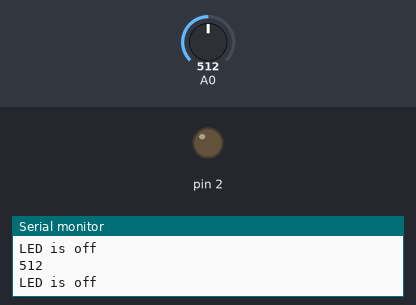
This sketch was run on a simulated Arduino Uno, built with avr-gcc and run on an emulated ATmega328P. On the bench: output pins drawn as LEDs (lit = HIGH), the last lines printed to the serial monitor. The inputs (shaded band) are chosen by the test bench; at power-on: A0 = 512.

Above: at 0.9 s.
1.0 s: A0 set to 414
2.5 s: A0 set to 391
At 3.1 s:
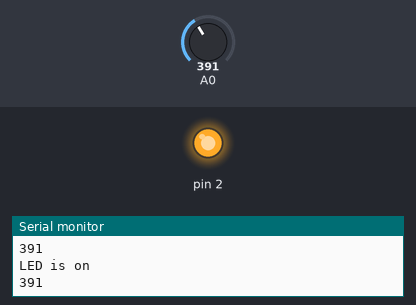
4.0 s: A0 set to 410
At 5.2 s:
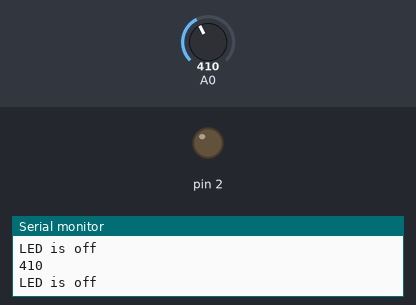
5.5 s: A0 set to 390
At 6.7 s:
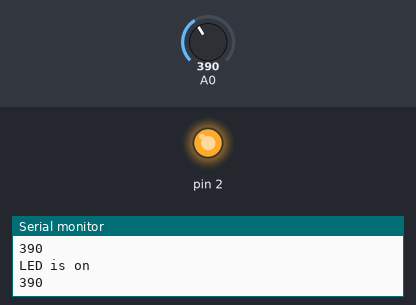
Timing chart, 0 to 8.0 s (numbered marks = the images above; inputs shaded):
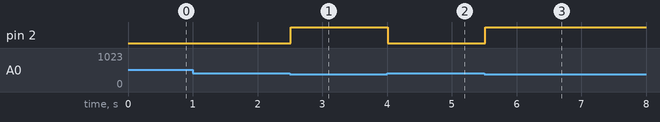

Measured:
- the behaviour switches between 401 and 400 on A0 (found by bisection; images 0 and 1)
- after the input at 2.5 s, pin 2: LOW → HIGH at once
- after the input at 4.0 s, pin 2: HIGH → LOW at once
- after the input at 5.5 s, pin 2: LOW → HIGH at once

The sketch:

ldr_ed_acce.ino
```cpp
#include<avr/io.h>

void adc_init()
{
  ADMUX |= 1<<REFS0;
  ADCSRA |=(1<<ADEN)| (1<<ADPS0)| (1<<ADPS1)| (1<<ADPS2);
}

uint16_t adc_read(uint8_t ch)
{
  ch &=0b00000111;
  ADMUX=(ADMUX & 0xF8) | ch;
  ADCSRA |=1<<ADSC;
  while(ADCSRA & (1<<ADSC));
  return(ADC);
}

int main()
{
  Serial.begin(9600);
  uint16_t adc_result;
  adc_init();
  _delay_ms(100);
  pinMode(2, OUTPUT);

  while(1)
  {
    adc_result=adc_read(0);
    Serial.println(adc_result);
    if (adc_result<=400)
    {
      digitalWrite(2, HIGH);
      Serial.println("LED is on");
    }
    else
    {
      digitalWrite(2, LOW);
      Serial.println("LED is off");
    }
    _delay_ms(20);
  }


}
```
